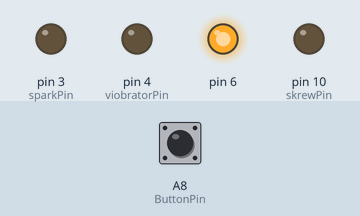
Simulated run of this program. Board: Teensy 4. Shown: output pins drawn as LEDs (lit = HIGH). Dashed ring = blinking. The inputs (shaded band) are chosen by the test bench; at power-on: A8 (ButtonPin) LOW. What the program prints to the serial monitor is not drawn.

Above: at 1.2 s.
1.3 s: A8 (ButtonPin) pulled HIGH for 1 s
At 1.66 s:
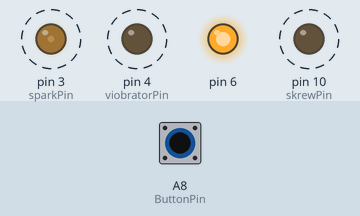
4.3 s: A8 (ButtonPin) pulled HIGH for 3.2 s
At 8.0 s:
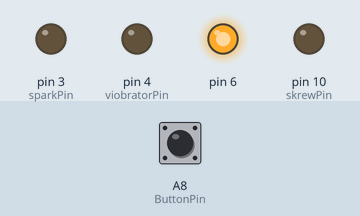
Timing chart, 0 to 9.5 s (numbered marks = the images above; inputs shaded):
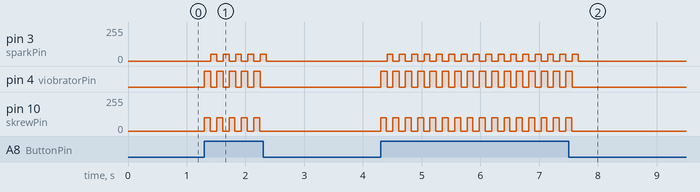

The program:

main.cpp
```cpp
#include <Arduino.h>
//pins
//comment
const int skrewPin = 10;
const int sparkPin = 3;
const int viobratorPin = 4;
const int ButtonPin = 22;
//other constants
int skrewFeedTime = 100;
int skrewSpeed = 100;
int sparkDelay = 10;

void setup() {
  pinMode(skrewPin, OUTPUT);
  pinMode(sparkPin, OUTPUT);
  pinMode(viobratorPin, OUTPUT);
  pinMode(ButtonPin,INPUT);
  pinMode(6,OUTPUT);
  Serial.begin(9600);
  digitalWrite(6,HIGH);
}

void loop() {

  if(digitalRead(ButtonPin) == 1){
    Serial.print("button pressed");

    analogWrite(skrewPin, skrewSpeed);

    digitalWrite(viobratorPin, HIGH);

    delay(skrewFeedTime);

    analogWrite(skrewPin, 0);

    delay(sparkDelay);

    digitalWrite(viobratorPin,LOW);

    analogWrite(sparkPin, 50); // tune spark power

    delay(100); // tune to change spark on time

    analogWrite(sparkPin, 0);
  }

}
```

Measured:
- after the input at 1.3 s, pin 3 (sparkPin): alternates 50/255 for 0.10 s and 0/255 for 0.11 s, 10 changes in all, then stays 0/255, starting after 0.11 s; pin 4 (viobratorPin): alternates HIGH for 0.11 s and LOW for 0.10 s, 10 changes in all, then stays LOW, starting at once
- after the input at 4.3 s, pin 3 (sparkPin): alternates 50/255 for 0.10 s and 0/255 for 0.11 s, 32 changes in all, then stays 0/255, starting after 0.11 s; pin 4 (viobratorPin): alternates HIGH for 0.11 s and LOW for 0.10 s, 32 changes in all, then stays LOW, starting at once
